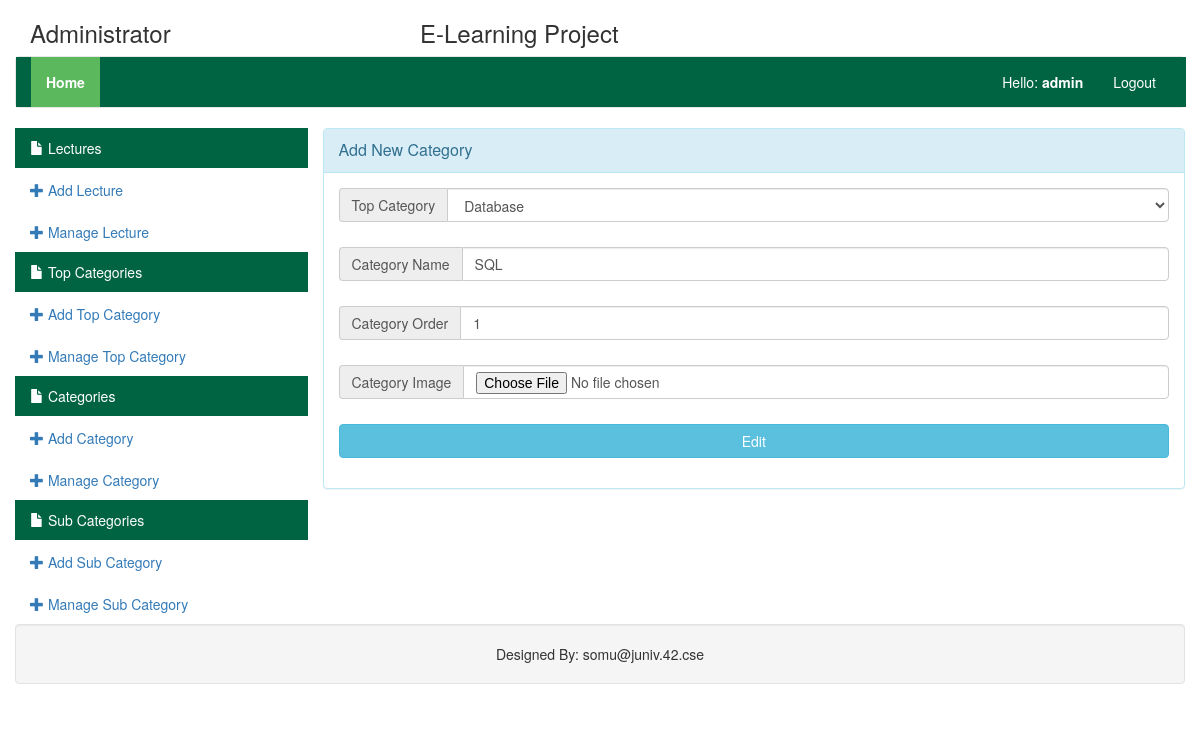
The page /admin/add_category.php?edit_id=68 (signed in) on the database as committed earlier.
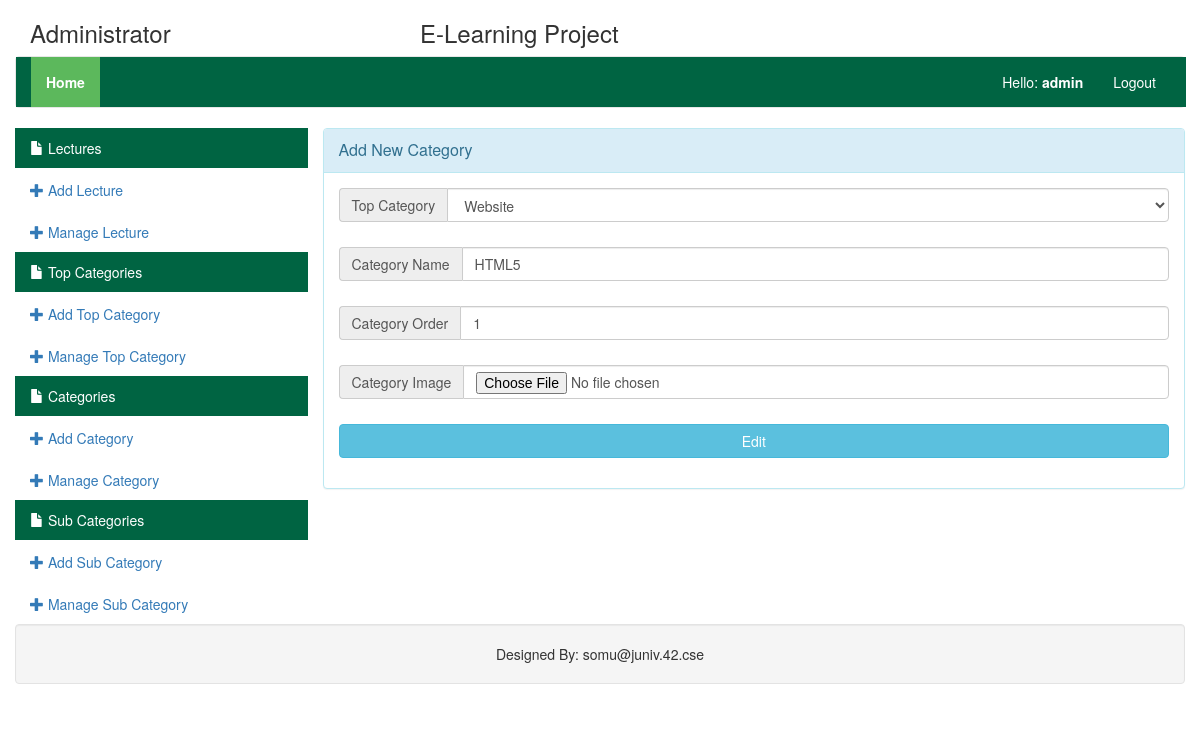
The same page on the database as committed later.
### tables this page shows
CREATE TABLE `table_category` (
  `category_id` int(11) NOT NULL,
  `category_name` varchar(200) NOT NULL,
  `category_image` varchar(200) NOT NULL,
  `category_order` int(11) NOT NULL,
  `top_category_id` int(11) NOT NULL
);

### connection.php (called while the page is built, shortened)
<?php
	function mres($con, $data) {
		return mysqli_real_escape_string($con, rtrim(ltrim($data)));
	}
 ?>

### admin/add_category.php (the view, shortened to what this page needs)
<?php
	include "../connection.php";
	$category_name="";
	$category_image="";
	$category_order="";
	$top_category_id="";
	if (isset($_GET["edit_id"])) {
		$qe = mysqli_query($con, "select * from table_category where category_id='".mres($con, $_GET["edit_id"])."'");
		while ($row = $qe->fetch_assoc()) {
			$category_name=$row["category_name"];
			$category_image=$row["category_image"];
			$category_order=$row["category_order"];
			$top_category_id=$row["top_category_id"];
		}
	}
 ?>
<?php include "header.php"; ?>
	<div class="row" style="padding-left: 0px; padding-right: 0px;">
		<div class="col-lg-3 col-md-3 col-sm-3 col-xs-12" style="padding-left: 0px; padding-right: 0px;">
			<?php include "left_menu.php"; ?>
		</div>
		<div class="col-lg-9 col-md-9 col-sm-9 col-xs-12" style="padding-right: 0px;">
			<div class="panel panel-info">
				<div class="panel-heading">
					<div class="panel-title">Add New Category</div>
				</div>
				<div class="panel-body">
					<form id="form_add_category" class="form-horizontal" rol="form" method="post" action='<?php echo $_SERVER["PHP_SELF"]; ?>' enctype="multipart/form-data">
						<div style="margin-bottom: 25px;" class="input-group">
							<span class="input-group-addon">Top Category</span>
							<select id="top_category_id" name="top_category_id" class="form-control">
								<?php
									$qtc = mysqli_query($con, "select * from table_top_category order by top_category_order desc");
									while ($row = $qtc->fetch_assoc()) {
										if ($row["top_category_id"] == $top_category_id) {
											echo '<option value="'.$row["top_category_id"].'" selected>'.$row["top_category_name"].'</option>';
										}
										else {
											echo '<option value="'.$row["top_category_id"].'">'.$row["top_category_name"].'</option>';
										}
									}
								 ?>
							</select>
						</div>
						<div style="margin-bottom: 25px;" class="input-group">
							<span class="input-group-addon">Category Name</span>
							<input id="text_category_name" type="text" class="form-control" name="text_category_name" value="<?php echo $category_name; ?>">
						</div>
						<div style="margin-bottom: 25px;" class="input-group">
							<span class="input-group-addon">Category Order</span>
							<input id="text_category_order" type="text" class="form-control" name="text_category_order" value="<?php echo $category_order; ?>">
						</div>
						<div style="margin-bottom: 25px;" class="input-group">
							<span class="input-group-addon">Category Image</span>
							<input id="text_category_image" type="file" class="form-control" name="text_category_image" value="<?php echo $category_image; ?>">
						</div>
						<div style="margin-top: 10px;" class="form-group">
							<div class="col-sm-12 controls">
								<?php
									if (!isset($_GET["edit_id"])) {
										echo '<input type="submit" id="btn_save" name="btn_save" class="btn btn-info btn-block btn-large" value="Save">';
									}
									else {
										echo '<input type="submit" id="btn_edit" name="btn_edit" class="btn btn-info btn-block btn-large" value="Edit">';
									}
								 ?>
							</div>
						</div>
					</form>
				</div>
			</div>
		</div>
	</div>
<?php include "footer.php"; ?>

Rows that differ between the two databases and show on the page:
changed table_category: text_category_name "SQL" → "HTML5"
Other text that changed with them:
form field top_category_id: "Database" → "Website"
